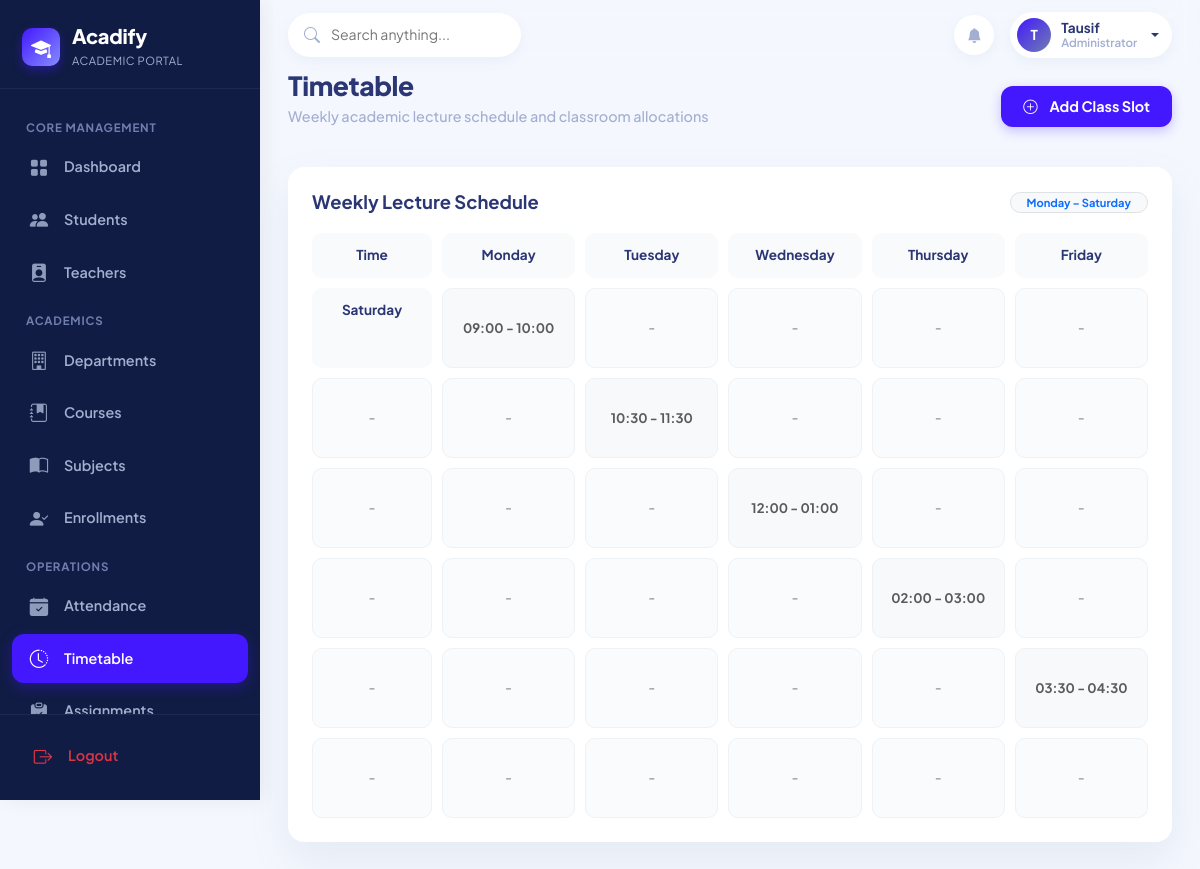
Screenshot of /admin-panel/timetable/ (signed in) with the database file from the repository.
### apps/accounts/models.py (models this page shows, shortened)
class User(AbstractUser):
    ROLE_ADMIN = 'ADMIN'
    ROLE_TEACHER = 'TEACHER'
    ROLE_STUDENT = 'STUDENT'
    ROLE_CHOICES = [
        (ROLE_ADMIN, 'Administrator'),
        (ROLE_TEACHER, 'Teacher'),
        (ROLE_STUDENT, 'Student'),
    ]
    role = models.CharField(max_length=10, choices=ROLE_CHOICES, default=ROLE_STUDENT)
    email = models.EmailField(unique=True)
    phone = models.CharField(max_length=20, blank=True, null=True)
    avatar = models.ImageField(
        upload_to='profiles/avatars/',
        blank=True,
        null=True,
        validators=[FileExtensionValidator(allowed_extensions=['jpg', 'jpeg', 'png', 'webp'])]
    )
    bio = models.TextField(blank=True, null=True)
    is_approved = models.BooleanField(default=True)
    updated_at = models.DateTimeField(auto_now=True)
    @property
    def is_admin_user(self):
        return self.role == self.ROLE_ADMIN or self.is_superuser
    @property
    def is_teacher_user(self):
        return self.role == self.ROLE_TEACHER
    @property
    def is_student_user(self):
        return self.role == self.ROLE_STUDENT
    @property
    def display_name(self):
        full = self.get_full_name()
        return full if full else self.username

### apps/classroom/views.py (the view, shortened to what this page needs)
# urls.py: path('admin-panel/timetable/', classroom_views.timetable_view, name='admin_timetable'),
@login_required
def timetable_view(request):
    days = ['MONDAY', 'TUESDAY', 'WEDNESDAY', 'THURSDAY', 'FRIDAY', 'SATURDAY']
    day_labels = ['Monday', 'Tuesday', 'Wednesday', 'Thursday', 'Friday', 'Saturday']
    slots = [
        ('09:00:00', '10:00:00', '09:00 - 10:00'),
        ('10:30:00', '11:30:00', '10:30 - 11:30'),
        ('12:00:00', '13:00:00', '12:00 - 01:00'),
        ('14:00:00', '15:00:00', '02:00 - 03:00'),
        ('15:30:00', '16:30:00', '03:30 - 04:30'),
    ]
    form = None
    if request.user.is_admin_user:
        form = TimetableForm()
        course_id = request.GET.get('course', '')
        entries = Timetable.objects.select_related('subject__course', 'teacher__user')
        if course_id:
            entries = entries.filter(subject__course_id=course_id)
    elif request.user.is_teacher_user:
        teacher = getattr(request.user, 'teacher_profile', None)
        entries = Timetable.objects.filter(teacher=teacher).select_related('subject__course', 'teacher__user')
    schedule_matrix = []
    for start_t, end_t, label in slots:
        row = {'time_label': label, 'days': []}
        for d in days:
            entry = entries.filter(day_of_week=d, start_time__startswith=start_t[:5]).first()
            row['days'].append(entry)
        schedule_matrix.append(row)
    courses = Course.objects.all() if request.user.is_admin_user else None
    return render(request, 'classroom/timetable.html', {
        'days': day_labels,
        'schedule_matrix': schedule_matrix,
        'form': form,
        'courses': courses,
        'selected_course': request.GET.get('course', ''),
    })

### apps/classroom/forms.py
class TimetableForm(forms.ModelForm):
    class Meta:
        model = Timetable
        fields = ['subject', 'teacher', 'day_of_week', 'start_time', 'end_time', 'room_number', 'section']
        widgets = {
            'subject': forms.Select(attrs={'class': 'form-select rounded-3'}),
            'teacher': forms.Select(attrs={'class': 'form-select rounded-3'}),
            'day_of_week': forms.Select(attrs={'class': 'form-select rounded-3'}),
            'start_time': forms.TimeInput(attrs={'class': 'form-control rounded-3', 'type': 'time'}),
            'end_time': forms.TimeInput(attrs={'class': 'form-control rounded-3', 'type': 'time'}),
            'room_number': forms.TextInput(attrs={'class': 'form-control rounded-3', 'placeholder': 'e.g. Room 101 / Lab B'}),
            'section': forms.TextInput(attrs={'class': 'form-control rounded-3', 'placeholder': 'e.g. A'}),
        }

### apps/accounts/context_processors.py (called while the page is built)
def acadify_user_context(request):
    context = {
        'app_name': 'Acadify',
        'app_tagline': 'One Platform. Complete Academic Management.',
        'user_role': None,
        'user_profile': None,
    }
    if request.user.is_authenticated:
        user = request.user
        context['user_role'] = user.role
        if user.is_student_user:
            context['user_profile'] = getattr(user, 'student_profile', None)
        elif user.is_teacher_user:
            context['user_profile'] = getattr(user, 'teacher_profile', None)
        else:
            context['user_profile'] = None
    return context

### apps/accounts/models.py (called while the page is built)
    def __str__(self):
        return f"{self.employee_id} - {self.user.display_name} ({self.designation})"

### templates/classroom/timetable.html (shortened to what this page needs)
{% extends 'base.html' %}
{% block content %}
<div class="page-header d-flex flex-wrap justify-content-between align-items-center gap-3">
    <div>
        <h2 class="page-title">Timetable</h2>
        <p class="page-subtitle">Weekly academic lecture schedule and classroom allocations</p>
    </div>
    {% if request.user.is_admin_user %}
        <button type="button" class="btn btn-acadify" data-bs-toggle="modal" data-bs-target="#addClassModal">
            <i class="bi bi-plus-circle me-1"></i> Add Class Slot
        </button>
    {% endif %}
</div>
<div class="acadify-card">
    <div class="card-title-header">
        <h5>Weekly Lecture Schedule</h5>
        <span class="badge bg-light text-primary border px-3 py-1 rounded-pill">Monday &ndash; Saturday</span>
    </div>
    <div class="timetable-grid">
        <div class="timetable-header">Time</div>
        {% for d in days %}
            <div class="timetable-header">{{ d }}</div>
        {% endfor %}
        {% for row in schedule_matrix %}
            <div class="timetable-cell text-center fw-bold text-muted bg-light">
                {{ row.time_label }}
            </div>
            {% for entry in row.days %}
                {% if entry %}
                    <div class="timetable-cell has-class position-relative">
                        <div class="tt-subject">{{ entry.subject.name }}</div>
                        <div class="tt-teacher"><i class="bi bi-person me-1"></i>{{ entry.teacher.user.display_name }}</div>
                        <div class="tt-room"><i class="bi bi-geo-alt me-1"></i>{{ entry.room_number }} (Sec {{ entry.section }})</div>
                        {% if request.user.is_admin_user %}
                            <form method="POST" action="{% url 'admin_timetable_delete' entry.id %}" class="position-absolute top-0 end-0 p-1" onsubmit="return confirm('Remove this class slot?');">
                                {% csrf_token %}
                                <button type="submit" class="btn btn-sm text-danger border-0 p-0" title="Delete slot"><i class="bi bi-x-circle"></i></button>
                            </form>
                        {% endif %}
                    </div>
                {% else %}
                    <div class="timetable-cell text-center text-muted" style="background: #fafbfc;">
                        <span class="small text-muted" style="font-size: 0.72rem;">&ndash;</span>
                    </div>
                {% endif %}
            {% endfor %}
        {% endfor %}
    </div>
</div>
{% endblock %}

### templates/base.html (shortened to what this page needs)
<!DOCTYPE html>
<html lang="en">
<head>
    <link href="https://cdn.jsdelivr.net/npm/bootstrap@5.3.3/dist/css/bootstrap.min.css" rel="stylesheet">
    <link rel="stylesheet" href="https://cdn.jsdelivr.net/npm/bootstrap-icons@1.11.3/font/bootstrap-icons.min.css">
    {% load static %}
    <link rel="stylesheet" href="{% static 'css/style.css' %}">
</head>
<body>
    <aside class="sidebar-wrapper" id="sidebarWrapper">
        <div class="sidebar-brand">
            <div class="brand-logo-icon">
                <i class="bi bi-mortarboard-fill"></i>
            </div>
            <div class="brand-text">
                <h4>Acadify</h4>
                <span>Academic Portal</span>
            </div>
        </div>
        <nav class="sidebar-nav">
            {% if request.user.is_admin_user %}
                <div class="nav-section-title">Core Management</div>
                <a href="{% url 'admin_dashboard' %}" class="sidebar-nav-link {% if request.resolver_match.url_name == 'admin_dashboard' %}active{% endif %}">
                    <i class="bi bi-grid-fill"></i>
                    <span>Dashboard</span>
                </a>
                <a href="{% url 'admin_students' %}" class="sidebar-nav-link {% if 'student' in request.path and not 'leave' in request.path and not 'fee' in request.path and not 'complaint' in request.path %}active{% endif %}">
                    <i class="bi bi-people-fill"></i>
                    <span>Students</span>
                </a>
                <a href="{% url 'admin_teachers' %}" class="sidebar-nav-link {% if 'teacher' in request.path %}active{% endif %}">
                    <i class="bi bi-person-badge-fill"></i>
                    <span>Teachers</span>
                </a>
                <div class="nav-section-title">Academics</div>
                <a href="{% url 'admin_departments' %}" class="sidebar-nav-link {% if 'department' in request.path %}active{% endif %}">
                    <i class="bi bi-building"></i>
                    <span>Departments</span>
                </a>
                <a href="{% url 'admin_courses' %}" class="sidebar-nav-link {% if 'course' in request.path %}active{% endif %}">
                    <i class="bi bi-journal-bookmark-fill"></i>
                    <span>Courses</span>
                </a>
                <a href="{% url 'admin_subjects' %}" class="sidebar-nav-link {% if 'subject' in request.path %}active{% endif %}">
                    <i class="bi bi-book-half"></i>
                    <span>Subjects</span>
                </a>
                <a href="{% url 'admin_enrollments' %}" class="sidebar-nav-link {% if 'enrollment' in request.path %}active{% endif %}">
                    <i class="bi bi-person-check-fill"></i>
                    <span>Enrollments</span>
                </a>
                <div class="nav-section-title">Operations</div>
                <a href="{% url 'admin_attendance' %}" class="sidebar-nav-link {% if 'attendance' in request.path %}active{% endif %}">
                    <i class="bi bi-calendar-check-fill"></i>
                    <span>Attendance</span>
                </a>
                <a href="{% url 'admin_timetable' %}" class="sidebar-nav-link {% if 'timetable' in request.path %}active{% endif %}">
                    <i class="bi bi-clock-history"></i>
                    <span>Timetable</span>
                </a>
                <a href="{% url 'admin_assignments' %}" class="sidebar-nav-link {% if 'assignment' in request.path %}active{% endif %}">
                    <i class="bi bi-clipboard-check-fill"></i>
                    <span>Assignments</span>
                </a>
            {% endif %}
        </nav>
        <div class="sidebar-footer">
            <a href="{% url 'logout' %}" class="sidebar-nav-link text-danger">
                <i class="bi bi-box-arrow-right text-danger"></i>
                <span>Logout</span>
            </a>
        </div>
    </aside>
    <div class="main-wrapper">
        <header class="top-navbar">
            <div class="d-flex align-items-center gap-3">
                <div class="search-box">
                    <i class="bi bi-search"></i>
                    <input type="text" id="globalSearchInput" placeholder="Search anything..." value="{{ request.GET.q|default:'' }}">
                </div>
            </div>
            <div class="navbar-actions">
                <a href="{% if request.user.is_admin_user %}{% url 'admin_notices' %}{% elif request.user.is_teacher_user %}{% url 'teacher_notices' %}{% else %}{% url 'student_notices' %}{% endif %}" class="btn-icon" title="Notices & Announcements">
                    <i class="bi bi-bell-fill"></i>
                </a>
                <div class="dropdown">
                    <a href="#" class="user-profile-pill dropdown-toggle" data-bs-toggle="dropdown" aria-expanded="false">
                        {% if request.user.avatar %}
                            <img src="{{ request.user.avatar.url }}" alt="{{ request.user.display_name }}" class="user-avatar-img">
                        {% else %}
                            <div class="user-avatar-placeholder">
                                {{ request.user.first_name|default:request.user.username|slice:":1"|upper }}
                            </div>
                        {% endif %}
                        <div class="user-details d-none d-sm-flex">
                            <span class="user-name">{{ request.user.display_name }}</span>
                            <span class="user-role">{{ request.user.get_role_display }}</span>
                        </div>
                    </a>
                </div>
            </div>
        </header>
        <main class="content-container">
            {% block content %}{% endblock %}
        </main>
    </div>
</body>
</html>

### rows the page displays
User: user.first_name "T", user.display_name "Tausif", user.role "Administrator"

### other values shown
{{ d }} "Monday" "Tuesday" "Wednesday" "Thursday" "Friday" "Saturday"
{{ row.time_label }} "09:00 - 10:00" "10:30 - 11:30" "12:00 - 01:00" "02:00 - 03:00" "03:30 - 04:30"
